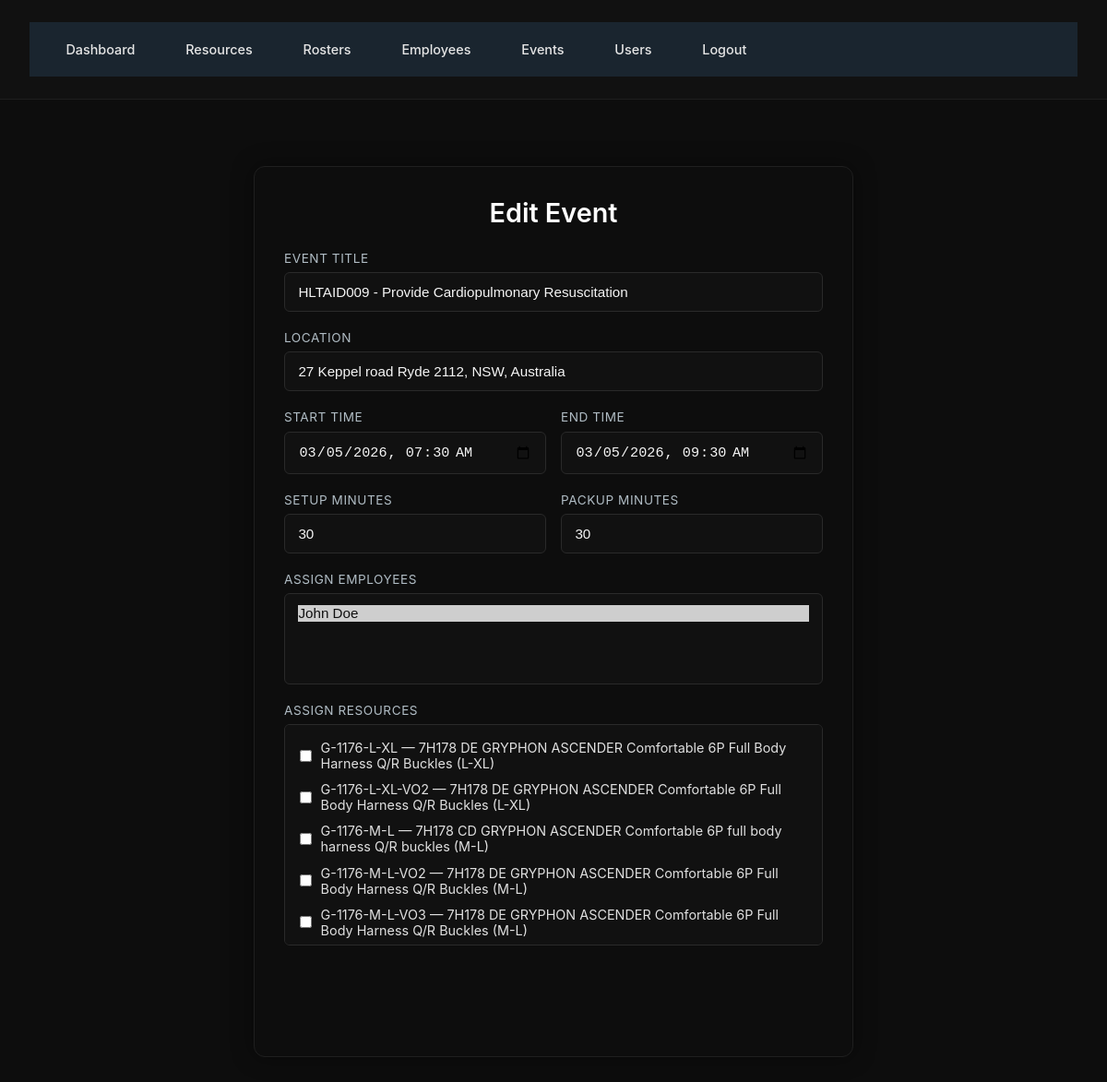
/events/1/edit (signed in), run on the app's committed database.
### Database.py (models this page shows)
class Event(db.Model):
    id = db.Column(db.Integer, primary_key=True)
    title = db.Column(db.String(200))
    location = db.Column(db.String(200))
    start_time = db.Column(db.DateTime)
    end_time = db.Column(db.DateTime)
    setup_minutes = db.Column(db.Integer, default=0)
    packup_minutes = db.Column(db.Integer, default=0)
    employees = db.relationship("Employee", secondary=event_employee, cascade="all, delete", passive_deletes=True)
    resources = db.relationship("Resource", secondary=event_resource, cascade="all, delete", passive_deletes=True)

class Resource(db.Model):
    id = db.Column(db.Integer, primary_key=True)
    item_code = db.Column(db.String(120), unique=True, nullable=False)
    category = db.Column(db.String(120), nullable=False)
    type = db.Column(db.String(120), nullable=False)
    description = db.Column(db.String(255))
    qty = db.Column(db.Integer, default=1)
    asset_number = db.Column(db.String(120))
    dom = db.Column(db.Date)  # Date of Manufacture
    lifespan_years = db.Column(db.Integer)

### app.py (the view, shortened to what this page needs)
    @app.route('/events/<int:event_id>/edit', methods=['GET', 'POST'])
    @login_required
    @admin_required
    def edit_event(event_id):
        event = Event.query.get_or_404(event_id)
        employees = Employee.query.all()
        resources = Resource.query.all()
        return render_template('edit_event.html', event=event, employees=employees, resources=resources)

### app.py (called while the page is built)
def admin_required(f):
    @wraps(f)
    def wrapper(*args, **kwargs):
        if not current_user.is_admin:
            abort(403)
        return f(*args, **kwargs)
    return wrapper

### Templates/edit_event.html (shortened to what this page needs)
{% extends "base.html" %}
{% block content %}
<div class="edit-event-wrapper">
  <h2 class="page-title">Edit Event</h2>
  <form method="post">
    <div class="form-group">
      <label class="form-label">Event Title</label>
      <input type="text" name="title" value="{{ event.title }}" class="form-input">
    </div>
    <div class="form-group">
      <label class="form-label">Location</label>
      <input type="text" name="location" value="{{ event.location }}" class="form-input">
    </div>
    <div class="form-row">
      <div class="form-group">
        <label class="form-label">Start Time</label>
        <input type="datetime-local" name="start_time"
               value="{{ event.start_time.strftime('%Y-%m-%dT%H:%M') if event.start_time else '' }}"
               class="form-input">
      </div>
      <div class="form-group">
        <label class="form-label">End Time</label>
        <input type="datetime-local" name="end_time"
               value="{{ event.end_time.strftime('%Y-%m-%dT%H:%M') if event.end_time else '' }}"
               class="form-input">
      </div>
    </div>
    <div class="form-row">
      <div class="form-group">
        <label class="form-label">Setup Minutes</label>
        <input type="number" name="setup_minutes" value="{{ event.setup_minutes or '' }}" class="form-input">
      </div>
      <div class="form-group">
        <label class="form-label">Packup Minutes</label>
        <input type="number" name="packup_minutes" value="{{ event.packup_minutes or '' }}" class="form-input">
      </div>
    </div>
    <div class="form-group">
      <label class="form-label">Assign Employees</label>
      <select name="employee_ids" multiple class="form-multiselect">
        {% for emp in employees %}
        <option value="{{ emp.id }}" {% if emp in event.employees %}selected{% endif %}>
          {{ emp.name }}
        </option>
        {% endfor %}
      </select>
    </div>
    <div class="form-group">
      <label class="form-label">Assign Resources</label>
      <div class="resource-box">
        {% for res in resources %}
        <label class="resource-item">
          <input type="checkbox" name="resource_ids" value="{{ res.id }}"
                 {% if res in event.resources %}checked{% endif %}>
          <span>{{ res.item_code }}{% if res.description %} — {{ res.description }}{% endif %}</span>
        </label>
        {% endfor %}
      </div>
    </div>
    <div class="btn-row">
      <a href="{{ url_for('events') }}" class="btn-secondary">Cancel</a>
      <button type="submit" class="btn-primary">Save Changes</button>
    </div>
  </form>
</div>
{% endblock %}

### Static/Css/styles.css (style rules this page uses)
* { margin: 0; padding: 0; box-sizing: border-box; }
body { font-family: '72', 'SAP Sans', system-ui, sans-serif; background-color: #000000; color: #e0e0e0; }
.page-title { font-size: 1.5rem; font-weight: 500; color: #0dccff; }
.btn-primary { background: #000000; color: #ffffff; font-weight: 600; }
.btn-secondary { background: transparent; color: #ffffff; border: 1px solid #ff9f9f; }

### Templates/base.html (style rules this page uses)
body { background: #0d0d0d; color: #e6e6e6; font-family: "Inter", "Segoe UI", sans-serif; margin: 0; padding: 0; }

### Templates/edit_event.html (style rules this page uses)
.edit-event-wrapper { max-width: 650px; margin: 2.5rem auto; background: #0d0d0d; border: 1px solid #1f1f1f; padding: 2rem; border-radius: 12px; box-shadow: 0 0 25px rgba(0,0,0,0.4); }
.page-title { font-size: 1.8rem; font-weight: 600; color: #ffffff; margin-bottom: 1.5rem; text-align: center; }
.form-group { margin-bottom: 1.25rem; }
.form-label { display: block; color: #b0bcc4; font-size: 0.85rem; margin-bottom: 0.45rem; text-transform: uppercase; letter-spacing: 0.04em; }
.form-input, .form-select, .form-multiselect { width: 100%; padding: 0.75rem 0.9rem; background: #111; border: 1px solid #2a2a2a; border-radius: 6px; color: #f5f5f5; font-size: 0.95rem; transition: 0.2s; }
.form-row { display: flex; gap: 1rem; }
.form-row .form-group { flex: 1; }
.resource-box { background: #111; border: 1px solid #2a2a2a; border-radius: 6px; padding: 1rem; max-height: 240px; overflow-y: auto; }
.resource-item { display: flex; align-items: center; gap: 0.6rem; margin-bottom: 0.7rem; cursor: pointer; }
.resource-item span { color: #e0e0e0; font-size: 0.9rem; }
.btn-row { display: flex; justify-content: flex-end; gap: 0.75rem; padding-top: 1.25rem; border-top: 1px solid #1f1f1f; margin-top: 1.5rem; }
.btn-primary { background: #ff2e2e; border: 1px solid #ff2e2e; padding: 0.65rem 1.2rem; border-radius: 6px; color: #fff; font-weight: 600; cursor: pointer; transition: 0.2s; }
.btn-secondary { background: transparent; border: 1px solid #444; padding: 0.65rem 1.2rem; border-radius: 6px; color: #ccc; font-weight: 500; cursor: pointer; transition: 0.2s; }

### data on the page
Event: title "HLTAID009 - Provide Cardiopulmonary Resuscitation", location "27 Keppel road Ryde 2112, NSW, Australia", start_time "03/05/2026 07:30", end_time "03/05/2026 09:30", setup_minutes "30", packup_minutes "30"
Resource: item_code "G-1176-L-XL", description "7H178 DE GRYPHON ASCENDER Comfortable 6P Full Body Harness Q/R Buckles (L-XL)"
Resource: item_code "G-1176-L-XL-VO2", description "7H178 DE GRYPHON ASCENDER Comfortable 6P Full Body Harness Q/R Buckles (L-XL)"
Resource: item_code "G-1176-M-L", description "7H178 CD GRYPHON ASCENDER Comfortable 6P full body harness Q/R buckles (M-L)"
Resource: item_code "G-1176-M-L-VO2", description "7H178 DE GRYPHON ASCENDER Comfortable 6P Full Body Harness Q/R Buckles (M-L)"
Resource: item_code "G-1176-M-L-VO3", description "7H178 DE GRYPHON ASCENDER Comfortable 6P Full Body Harness Q/R Buckles (M-L)"

### other printed values
form field employee_ids "John Doe ☑"
